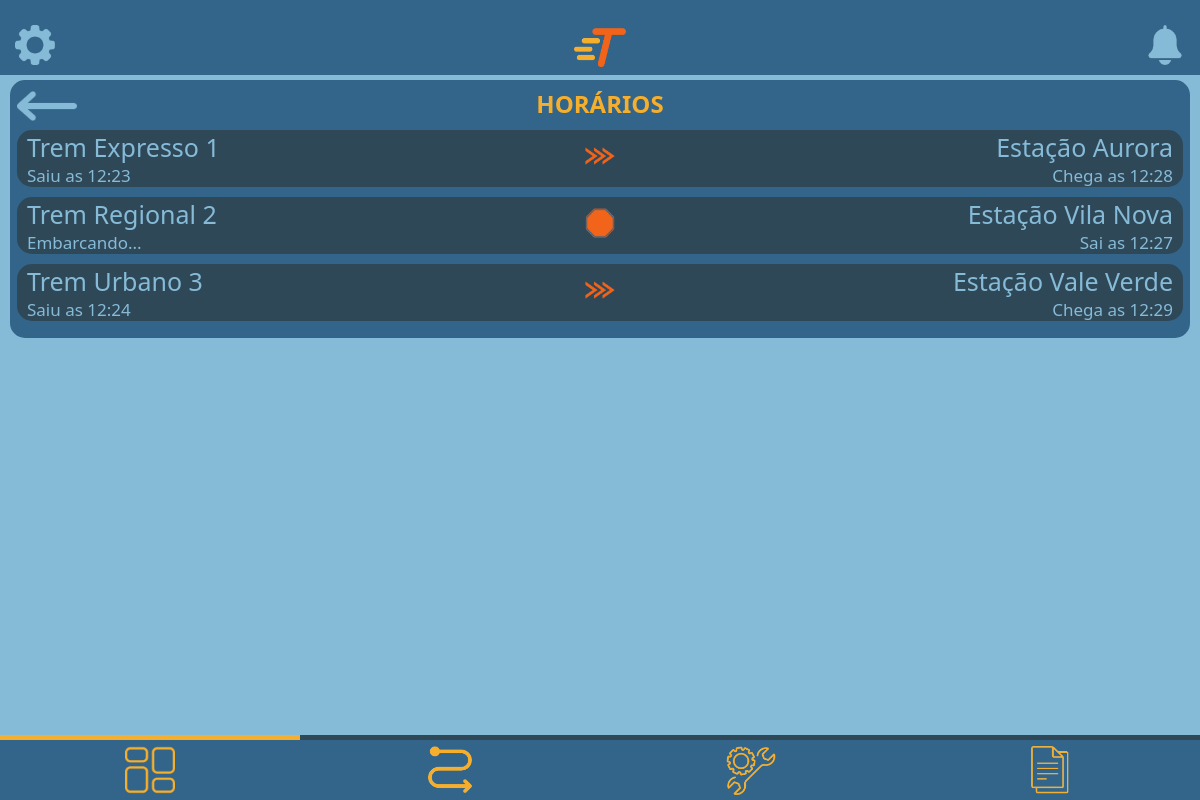
/sistema/private/user/dashboard/horarios.php (signed in), run on the app's committed database.
### tables this page shows
CREATE TABLE estacoes(
	id INT AUTO_INCREMENT NOT NULL PRIMARY KEY,
    nomeEstacao ENUM('Estação Aurora', 'Estação Vila Nova', 'Estação Vale Verde', 'Estação São Pedro') NOT NULL,
    temperatura DECIMAL NOT NULL,
    umidade DECIMAL NOT NULL,
    estaChovendo BOOLEAN NOT NULL
);

### sistema/private/user/dashboard/horarios.php (the view, shortened to what this page needs)
<?php
include '../../conexao/conexao.php';
$sqlTrens = 'SELECT trens.nome AS nomeTrem, rotas.nome AS nomeRota, ativo, quantidadePassageiros, velocidade, idRota, horaSaida, parado, idEstacao FROM trens INNER JOIN rotas ON rotas.id = idRota';
$resultTrens2 = $conn->query($sqlTrens);
?>
<!DOCTYPE html>
<html lang="pt-BR">
<head>
    <link rel="stylesheet" href="../../../style/style.css">
</head>
<body>
    <header class="headerPrincipal">
    <a href="../../../private/<?php if($_SESSION['tipo'] == 'admin'){echo 'admin/config/configAdmin.php';} else {echo 'user/config/configFuncionario.php';}?>"><img src="../../../assets/icons/header/engrenagemIcone.png" alt="Configurações"></a>
    <img src="../../../assets/logos/logoPequena.png" alt="Logo">
    <a href="../alertas.php"><img src="../../../assets/icons/header/sinoIcone.png" alt="Notificações"></a>
</header>
    <main>
        <section class="secaoInfo">
            <div id="tituloDados">
                <a href="dashboard.php"><img src="../../../assets/icons/header/setaEsquerda.png" alt=""></a>
            <div class="textoCentral"><h2>HORÁRIOS</h2></div>
            </div>
            <?php
            while ($row = $resultTrens2->fetch_assoc()) {
                $idEstacao = $row['idEstacao'];
                $queryEstacao = "SELECT nomeEstacao FROM estacoes WHERE id = $idEstacao";
                $est = ($conn->query($queryEstacao))->fetch_assoc();
                $horaSaida = substr($row['horaSaida'], 0, -3);
                $timestamp = strtotime(date($row['horaSaida']));
                $novo_timestamp = strtotime('+5 minutes', $timestamp);
                $chegadaEstimada = date('H:i', $novo_timestamp);
                echo "<div class='dadoInfo dashboard'>
                <div class='dadoInfoLeft'>
                    <p class='textoPrincipalDado'>{$row['nomeTrem']}</p>";
                    if($row['parado']){
                        echo "<p class='textoSecundarioDado'>Embarcando...</p>";
                    }else{
                        echo "<p class='textoSecundarioDado'>Saiu as {$horaSaida}</p>";
                    }
                    echo "
                </div>
                <div class='dadoInfoCenter'>";
                    if($row['parado']){
                        echo "<img src='../../../assets/icons/dashboard/paradoIcone.png' alt='iconeParado'>";
                    }else{
                        echo "<img src='../../../assets/icons/dashboard/trafegandoIcone.png' alt='iconeTrafegando'>";
                    }
                    echo "
                </div>
                <div class='dadoInfoRight'>
                    <p class='textoPrincipalDado'>{$est['nomeEstacao']}</p>";
                    if($row['parado']){
                        echo "<p class='textoSecundarioDado'>Sai as {$horaSaida}</p>";
                    }else{
                        echo "<p class='textoSecundarioDado'>Chega as $chegadaEstimada</p>";
                    }
                    echo "
                </div>
            </div>";
            }
            ?>
    </section>
    </main>
    <footer class="footerPrincipal">
        <div class="barraLinhaSelecao">
            <div class="linhaAmarela linhaPos1"></div>
        </div>
        <div class="navbar">
            <a href="../../../private/user/dashboard/dashboard.php"><img src="../../../assets/icons/footer/dashboardIcone.png" alt="Dashboard"></a>
            <a href="../gerenciadorDeRotas/gerenciarRotas.php"><img src="../../../assets/icons/footer/rotasIcone.png" alt="Rotas"></a>
            <a href="../manutencao/manutencao.php"><img src="../../../assets/icons/footer/manutencaoIcone.png" alt="Manutenção"></a>
            <a href="../relatorios/relatorios.php"><img src="../../../assets/icons/footer/relatoriosIcone.png" alt="Relatórios"></a>
        </div>
    </footer>
</body>
</html>

### sistema/style/style.css (style rules this page uses)
:root { --corAzulNormal: #33658a; --corAzulEscuro: #2f4858; --corAmarelo: #f6ae2d; --corAzulClaro: #86bbd8; --fonte-Segoe: 'Segoe UI', Tahoma, Geneva, Verdana, sans-serif; --fonte-OpenSans: OpenSans, Arial, Helvetica, sans-serif; --corLaranja: #f26419; }
.textoCentral { text-align: center; }
body { background-color: var(--corAzulClaro); margin: 0; min-height: 100vh; font-family: var(--fonte-Segoe); }
.headerPrincipal { background-color: var(--corAzulNormal); display: flex; justify-content: space-between; align-items: center; position: relative; padding: 25px 15px 5px 15px; }
.headerPrincipal img { height: 40px; }
.footerPrincipal { position: fixed; width: 100%; bottom: 0; }
.footerPrincipal .navbar { background-color: var(--corAzulNormal); justify-content: center; display: flex; }
.navbar img { margin: 5px 17px; height: 50px; }
.navbar a { width: 25%; display: flex; justify-content: center; }
.barraLinhaSelecao { background-color: var(--corAzulEscuro); }
.linhaAmarela { background-color: var(--corAmarelo); padding-top: 5px; }
.linhaPos1 { margin-right: 75%; }
.secaoInfo { background-color: var(--corAzulNormal); border-radius: 15px; margin: 5px 10px; padding: 7px; text-align: center; }
.secaoInfo h2 { color: var(--corAmarelo); margin: 0 0 10px 0; }
#tituloDados { display: flex; align-items: center; width: 100%; }
#tituloDados h2 { justify-content: center; }
#tituloDados img { width: 60px; }
#tituloDados div { width: 100%; margin-right: 60px; }
.dadoInfo { background-color: var(--corAzulEscuro); color: var(--corAzulClaro); display: flex; align-items: center; border-radius: 15px; margin-bottom: 10px; }
.dashboard img { width: 30px; }
.textoSecundarioDado { font-size: 17px; margin: 0; }
.textoPrincipalDado { font-size: 25px; margin: 0; }
.dadoInfoLeft { text-align: left; margin-left: 10px; width: 45%; }
.dadoInfoCenter { width: 10%; }
.dadoInfoRight { text-align: right; margin-right: 10px; width: 45%; }

### data on the page
estacoes: nomeEstacao "Estação Aurora"
estacoes: nomeEstacao "Estação Vila Nova"
estacoes: nomeEstacao "Estação Vale Verde"

### other printed values
$row['nomeTrem'] "Trem Expresso 1"
$horaSaida "12:23"
$chegadaEstimada "12:28"
$row['nomeTrem'] "Trem Regional 2"
$horaSaida "12:27"
$row['nomeTrem'] "Trem Urbano 3"
$horaSaida "12:24"
$chegadaEstimada "12:29"
